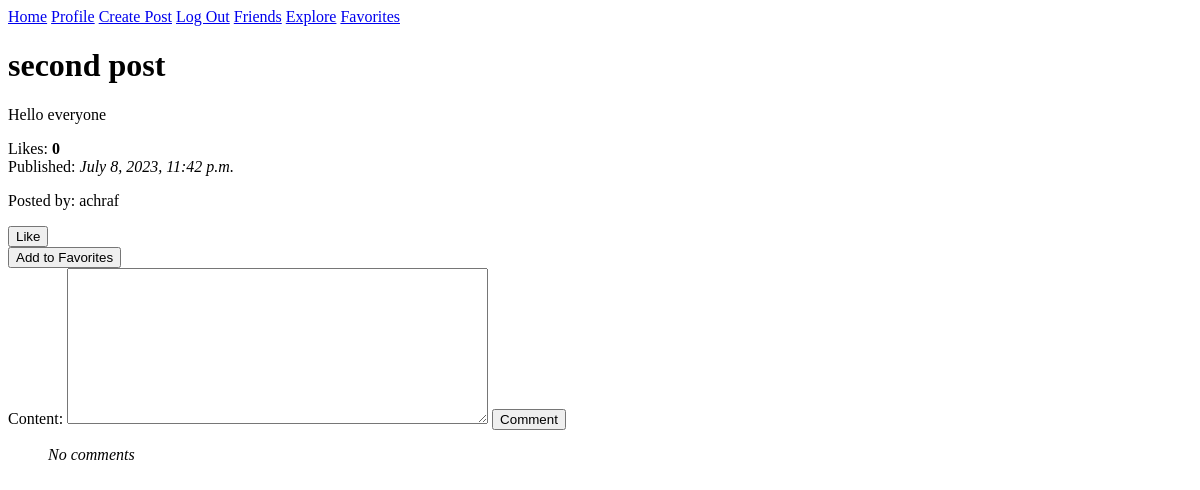
Page /post/2 (signed in) on the earlier database version.
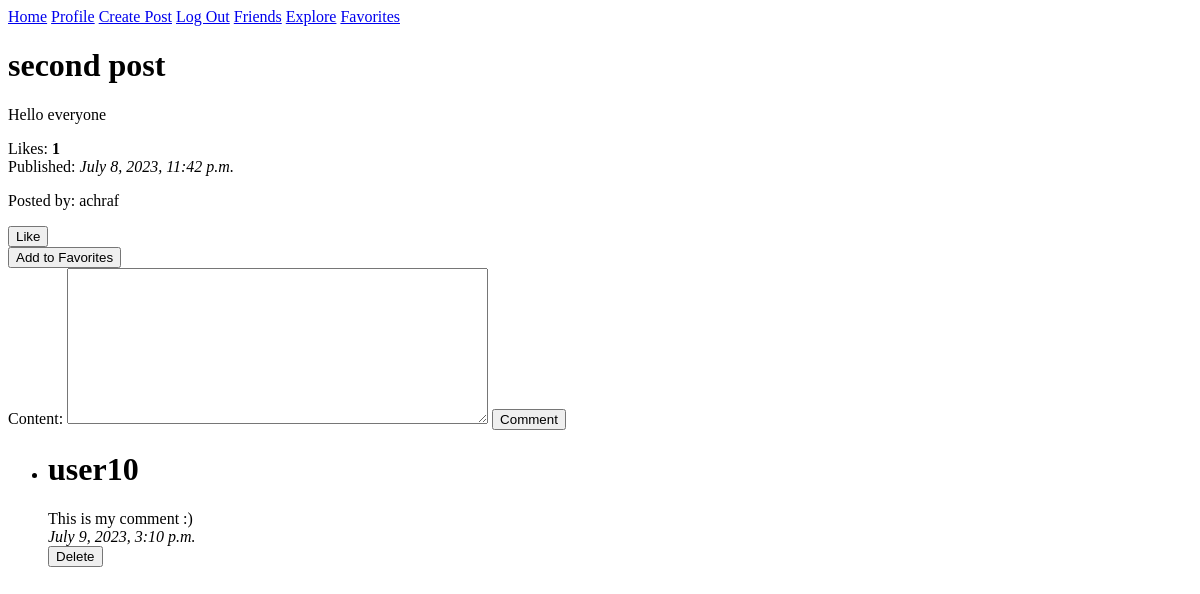
Same page on the later database version.
### scholar/models.py (models this page shows, shortened)
class Post(models.Model):
    user = models.ForeignKey(User, on_delete=models.CASCADE, related_name="user_posts")
    date = models.DateTimeField(auto_now_add=True)
    image = models.URLField()
    description = models.CharField(max_length=200, blank=True)
    title = models.CharField(max_length=50, blank=False)
    content = models.CharField(max_length=500, blank=False)
    likes = models.ManyToManyField(User, related_name='user_liked_posts', null=True)
    favorite_of_users = models.ManyToManyField(User, related_name='favorite_posts')

class User(AbstractUser):
    pass

class Comment(models.Model):
    post = models.ForeignKey(Post, related_name='post_comments', on_delete=models.CASCADE)
    user = models.ForeignKey(User, related_name='user_comments', on_delete=models.CASCADE)
    content = models.CharField(max_length=200, blank=False)
    date = models.DateTimeField(auto_now_add=True)

### scholar/views.py (the view)
# urls.py: path('post/<int:id>', views.post_page, name='post'),
@login_required(login_url='login')
def post_page(request, id):
    post = Post.objects.filter(id=id).first()
    likes = post.likes.all().count()
    comments = Comment.objects.filter(post=post).all()
    return render(request, 'scholar/view_post.html', {
        "post": post,
        "num_likes":  likes,
        'comment_form': CommentForm(),
        "comments": comments,
    })

### scholar/views.py
class CommentForm(forms.Form):
    content = forms.CharField(max_length=200, required=True, widget=forms.Textarea(attrs={'rows':10, 'cols': 50}))

### scholar/templates/scholar/view_post.html (shortened to what this page needs)
{% extends 'scholar/layout.html' %}
{% block body %}
    <h1>{{ post.title }}</h1>
    <p>{{ post.content }}</p>
    <div>
        Likes: <b>{{num_likes}}</b>
    </div>
    <div>
        Published: <i>{{post.date}}</i>
    </div>
    <p>Posted by: {{post.user.username}}</p>
    <form action="{% url 'like_post' post.id %}" method="post">
        <button>Like</button>
    </form>
    <form action="{% url 'add_favorite_posts' post.id %}" method="post">
        <button>Add to Favorites</button>
    </form>
    <form action="{% url 'add_comment' post.id %}" method="post">
        {{ comment_form }}
        <button type="submit">Comment</button>
    </form>
    <ul>
        {% for comment in comments %}
        <li>
            <h1>{{comment.user.username}}</h1>
            <div>{{comment.content}}</div>
            <div><i>{{comment.date}}</i></div>
            {% if comment.user == request.user %}
            <form action="{% url 'delete_comment' comment.id post.id %}" method="post">
                <button type="submit">Delete</button>
            </form>
            {% endif %}
        </li>
        {% empty %}
        <i>No comments</i>
        {% endfor %}
    </ul>
{% endblock %}

### scholar/templates/scholar/layout.html (shortened to what this page needs)
{% load static %}
<!DOCTYPE html>
<html lang="en">
    <head>
        <link href="{% static 'scholar/style.css' %}" rel="stylesheet">
    </head>
    <body>
        <div>
            <a href="{% url 'index' %}">Home</a>
            <a href="{% url 'profile' %}">Profile</a>
            <a href="{% url 'create_post' %}">Create Post</a>
            <a href="{% url 'logout' %}">Log Out</a>
            <a href="{% url 'friends' %}">Friends</a>
            <a href="{% url 'search_post' %}">Explore</a>
            <a href="{% url 'favorite_posts' %}">Favorites</a>
        </div>
        {% block body %}
        {% endblock %}
    </body>
</html>

Differences in the rows shown:
added Comment: user.username "user10", content "This is my comment :)", date "July 9, 2023, 3:10 p.m.", shows "Delete"
Other differences:
{{ num_likes }}: "0" → "1"
text no longer shown: "No comments"
